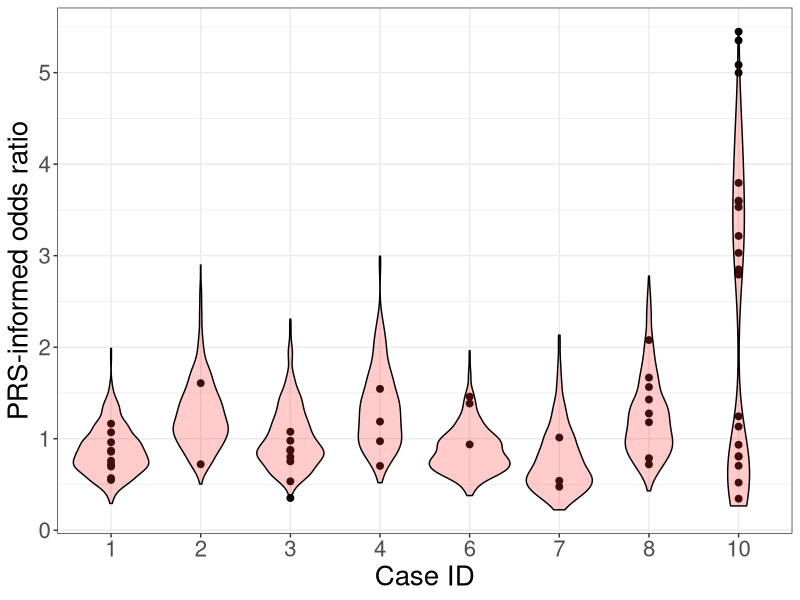

This chart was generated by the following R code:
library(ggplot2)

#Read data into a table
oddsratios<-read.table("./data/retro.or.breastcancer.txt", header=T)
sims<-read.table("./data/retro.breastcancer_ors_sims.txt", header=T)

#Choose file to save figure
png("./figures/fig2b.png", width=700, height=400)

#Generate dot plot for each family

ggplot(data=oddsratios,aes(x=as.factor(caseid),y=oddsratio,fill=as.factor(phenotype)),show.legend=FALSE) + geom_point(data=oddsratios,aes(x=as.factor(caseid),y=oddsratio), shape = 21,size=2, color="black", fill="black", alpha=1,show.legend=FALSE) + theme(panel.border = element_rect(colour = "black", fill=NA, size=0.1),strip.background = element_blank())+geom_violin(data=sims,aes(x=as.factor(caseid),y=oddsratio),alpha=0.25, position = position_dodge(width = .75),size=.5,color="black",fill="#FF3333",show.legend=FALSE)+scale_fill_viridis_d( option = "D")+theme_bw()+ylab("PRS-informed odds ratio") + xlab("Case ID") + theme(text = element_text(size = 20))

dev.off()
